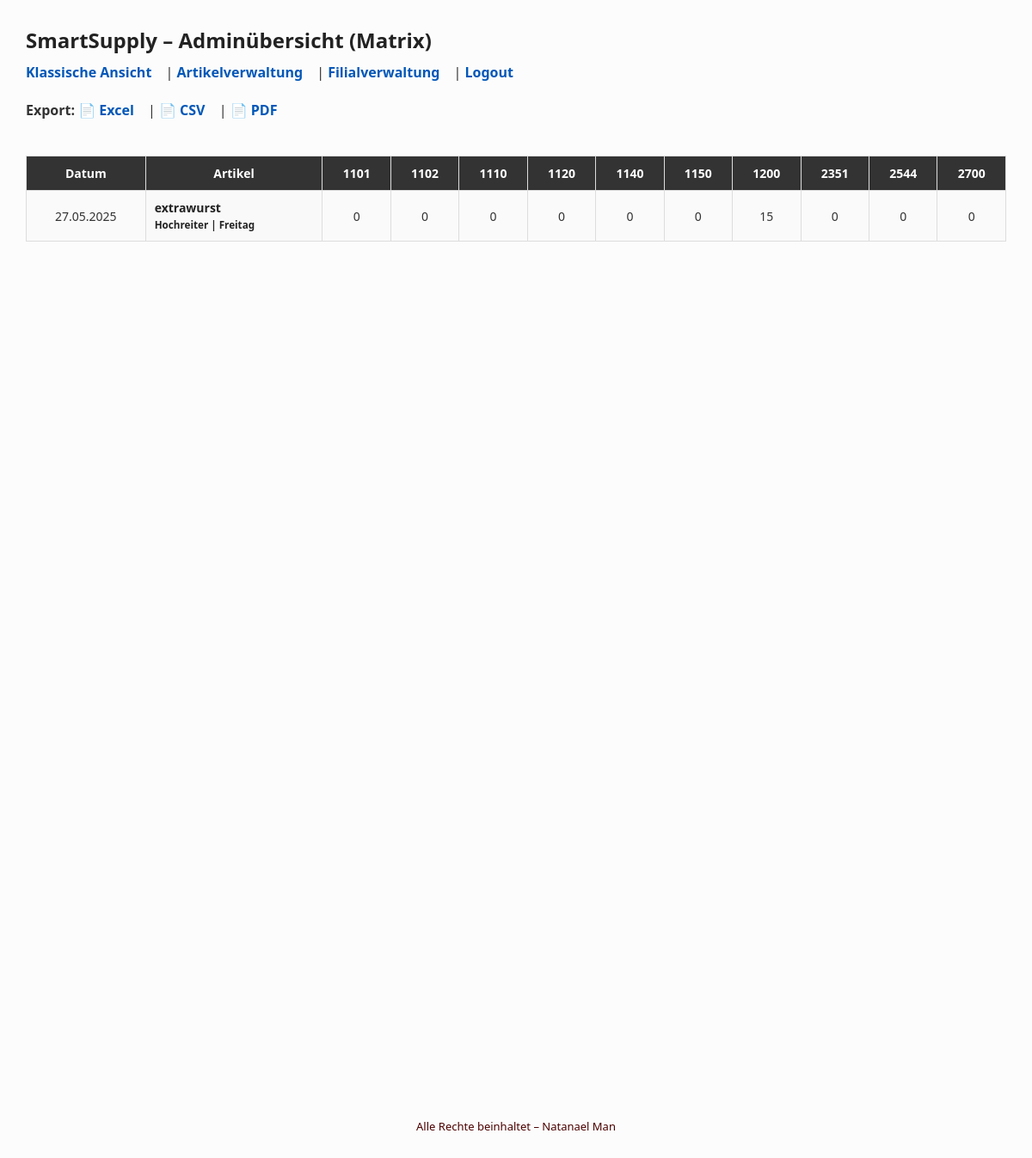
/admin_matrix (signed in), run on the app's committed database.
### tables this page shows
CREATE TABLE filialen (
  plz TEXT PRIMARY KEY,
  name TEXT
);

CREATE TABLE artikel (
  id INTEGER PRIMARY KEY AUTOINCREMENT,
  name TEXT,
  lieferant TEXT,
  tag TEXT,
  maxmenge INTEGER,
  plz TEXT
);

### blueprints/admin.py (the view)
@admin.route('/admin_matrix')
def admin_matrix():
    if not session.get('admin'):
        return redirect('/')
    conn = get_db()
    cur = conn.cursor()
    cur.execute("SELECT * FROM filialen ORDER BY plz")
    filialen = cur.fetchall()
    cur.execute("SELECT * FROM artikel ORDER BY lieferant, tag, name")
    artikel_raw = cur.fetchall()
    cur.execute("SELECT artikel_id, plz, SUM(menge) as summe FROM bestellungen GROUP BY artikel_id, plz")
    bestellungen_raw = cur.fetchall()
    matrix = {}
    for row in bestellungen_raw:
        aid = row['artikel_id']
        if aid not in matrix:
            matrix[aid] = {}
        matrix[aid][row['plz']] = row['summe']
    artikel_liste = []
    for art in artikel_raw:
        artikel_liste.append({
            "id": art["id"],
            "name": art["name"],
            "lieferant": art["lieferant"],
            "tag": art["tag"],
            "bestellungen": matrix.get(art["id"], {})
        })
    return render_template("admin_matrix.html", artikel_liste=artikel_liste, filialen=filialen, current_date=datetime.today().strftime('%d.%m.%Y'))

### app.py (called while the page is built)
@app.after_request
def add_no_cache_headers(response):
    response.headers["Cache-Control"] = "no-store, no-cache, must-revalidate, max-age=0"
    response.headers["Pragma"] = "no-cache"
    response.headers["Expires"] = "0"
    return response

### db.py (called while the page is built)
def get_db():
    conn = sqlite3.connect('frood.db')
    conn.row_factory = sqlite3.Row
    return conn

### templates/admin_matrix.html (shortened to what this page needs)
<!doctype html>
<html>
<head>
</head>
<body>
    <h2>SmartSupply – Adminübersicht (Matrix)</h2>
    <a href="/admin">Klassische Ansicht</a> |
    <a href="/artikelverwaltung">Artikelverwaltung</a> |
    <a href="/filialverwaltung">Filialverwaltung</a> |
    <a href="/logout">Logout</a>
    <br><br>
    <strong>Export:</strong>
    <a href="/admin_matrix_export/xlsx">📄 Excel</a> |
    <a href="/admin_matrix_export/csv">📄 CSV</a> |
    <a href="/admin_matrix_export/pdf">📄 PDF</a>
    <br><br>
    <table>
         <tr>
            <th>Datum</th>
            <th>Artikel</th>
            {% for filiale in filialen %}
                <th>{{ filiale.plz }}</th>
            {% endfor %}
                </tr>
                {% for artikel in artikel_liste %}
                <tr>
                    <td>{{ current_date }}</td>
                    <td class="article">{{ artikel.name }}<br><small>{{ artikel.lieferant }} | {{ artikel.tag }}</small></td>
                    {% for filiale in filialen %}
                        <td>{{ artikel.bestellungen.get(filiale.plz, 0) }}</td>
                    {% endfor %}
                </tr>
                {% endfor %}
    </table>
    <footer class="footer">
        Alle Rechte beinhaltet – Natanael Man
    </footer>
</body>
</html>

### templates/admin_matrix.html (style rules this page uses)
body { font-family: 'Segoe UI', Tahoma, Geneva, Verdana, sans-serif; margin: 30px; background-color: #fcfcfc; color: #333; }
h2 { color: #222; margin-bottom: 10px; }
a { text-decoration: none; color: #0057b8; margin-right: 12px; font-weight: 600; }
table { border-collapse: collapse; width: 100%; font-size: 14px; margin-top: 20px; }
th, td { border: 1px solid #ddd; padding: 10px; text-align: center; }
th { background-color: #333; color: #fff; }
td.article { background-color: #ececec; color: #222; font-weight: 600; text-align: left; }
tr:nth-child(even) td.article { background-color: #f9f9f9; }
td { background-color: #fafafa; }
.footer { margin-top: 1000px; padding-top: 20px; font-size: 13px; text-align: center; color: #4c0000; }

### data on the page
filialen: plz "1101", bestellungen.get "0"
filialen: plz "1102", bestellungen.get "0"
filialen: plz "1110", bestellungen.get "0"
filialen: plz "1120", bestellungen.get "0"
filialen: plz "1140", bestellungen.get "0"
filialen: plz "1150", bestellungen.get "0"
filialen: plz "1200", bestellungen.get "15"
filialen: plz "2351", bestellungen.get "0"
filialen: plz "2544", bestellungen.get "0"
filialen: plz "2700", bestellungen.get "0"
artikel: name "extrawurst", lieferant "Hochreiter", tag "Freitag"
